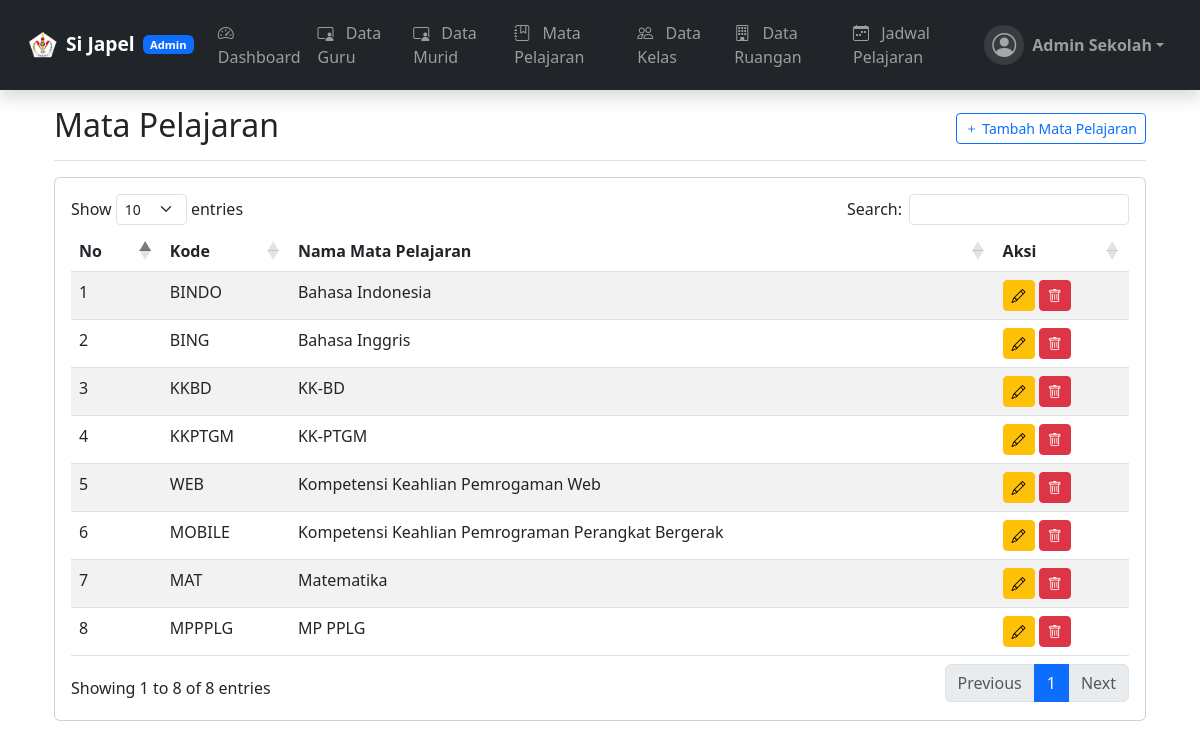
Screenshot of /admin/mapel/index.php (signed in) with the database file from the repository.
### tables this page shows
CREATE TABLE `mata_pelajaran` (
  `id` int(11) NOT NULL,
  `nama_mapel` varchar(100) NOT NULL,
  `kode_mapel` varchar(20) NOT NULL
);

### admin/mapel/index.php (the view, shortened to what this page needs)
<?php
include '../../config/database.php';
$mapel = $conn->query("SELECT * FROM mata_pelajaran ORDER BY nama_mapel");
?>
<!DOCTYPE html>
<html lang="en">
<head>
    <link href="https://cdn.jsdelivr.net/npm/bootstrap@5.3.0/dist/css/bootstrap.min.css" rel="stylesheet">
    <link rel="stylesheet" href="https://cdn.datatables.net/1.13.4/css/dataTables.bootstrap5.min.css">
    <link rel="stylesheet" href="https://cdn.jsdelivr.net/npm/bootstrap-icons@1.10.0/font/bootstrap-icons.css">
</head>
<body>
    <?php include_once '../header_admin.php'; ?>
    <main class="container px-4">
        <div
            class="d-flex justify-content-between flex-wrap flex-md-nowrap align-items-center pt-3 pb-2 mb-3 border-bottom">
            <h1 class="h2">Mata Pelajaran</h1>
            <div class="btn-toolbar mb-2 mb-md-0">
                <a href="add.php" class="btn btn-sm btn-outline-primary">
                    <i class="bi bi-plus"></i> Tambah Mata Pelajaran
                </a>
            </div>
        </div>
        <div class="card">
            <div class="card-body">
                <div class="table-responsive">
                    <table id="mapelTable" class="table table-striped" style="width:100%">
                        <thead>
                            <tr>
                                <th>No</th>
                                <th>Kode</th>
                                <th>Nama Mata Pelajaran</th>
                                <th>Aksi</th>
                            </tr>
                        </thead>
                        <tbody>
                            <?php $no = 1;
                            while ($row = $mapel->fetch_assoc()): ?>
                                <tr>
                                    <td><?php echo $no++; ?></td>
                                    <td><?php echo $row['kode_mapel']; ?></td>
                                    <td><?php echo $row['nama_mapel']; ?></td>
                                    <td>
                                        <a href="edit.php?id=<?php echo $row['id']; ?>" class="btn btn-sm btn-warning">
                                            <i class="bi bi-pencil"></i>
                                        </a>
                                        <a href="delete.php?id=<?php echo $row['id']; ?>" class="btn btn-sm btn-danger"
                                            onclick="return confirm('Yakin ingin menghapus?')">
                                            <i class="bi bi-trash"></i>
                                        </a>
                                    </td>
                                </tr>
                            <?php endwhile; ?>
                        </tbody>
                    </table>
                </div>
            </div>
        </div>
    </main>
</body>
</html>

### rows the page displays
mata_pelajaran: kode_mapel "BINDO", nama_mapel "Bahasa Indonesia"
mata_pelajaran: kode_mapel "BING", nama_mapel "Bahasa Inggris"
mata_pelajaran: kode_mapel "KKBD", nama_mapel "KK-BD"
mata_pelajaran: kode_mapel "KKPTGM", nama_mapel "KK-PTGM"
mata_pelajaran: kode_mapel "WEB", nama_mapel "Kompetensi Keahlian Pemrogaman Web"
mata_pelajaran: kode_mapel "MOBILE", nama_mapel "Kompetensi Keahlian Pemrograman Perangkat Bergerak"
mata_pelajaran: kode_mapel "MAT", nama_mapel "Matematika"
mata_pelajaran: kode_mapel "MPPPLG", nama_mapel "MP PPLG"

### other values shown
$current_role "Admin"
$nama "Admin Sekolah"
